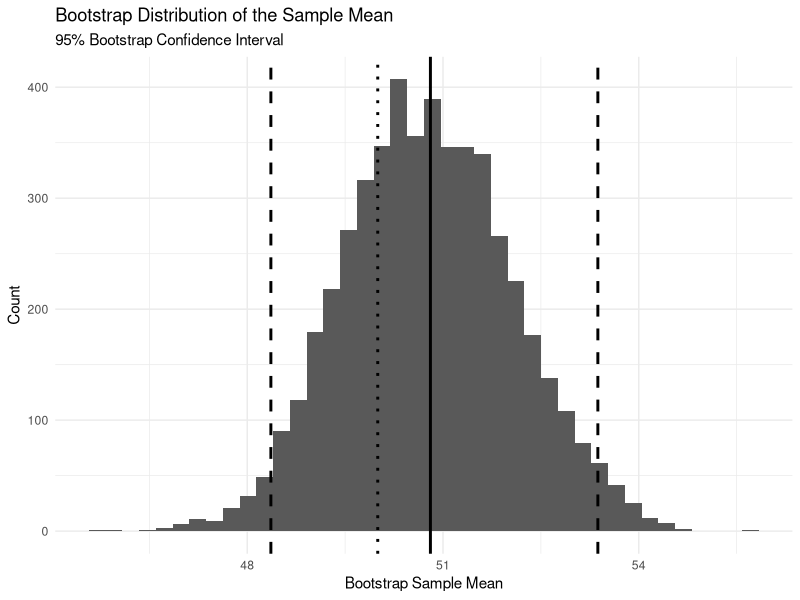
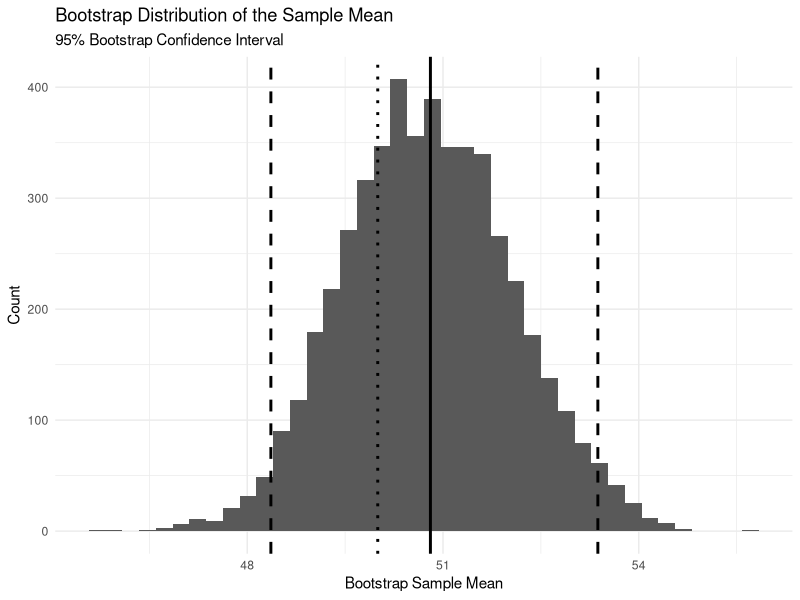

These charts were generated, in order, by the following R code:
# ============================================================
# Blog 8: Bootstrap Confidence Interval
# ============================================================


# ------------------------------------------------------------
# 1. Project paths
# ------------------------------------------------------------

project_path <- if (basename(getwd()) == "code") {
  normalizePath("..", winslash = "/", mustWork = FALSE)
} else {
  normalizePath(".", winslash = "/", mustWork = FALSE)
}

figure_path <- file.path(
  project_path,
  "figure"
)

if (!dir.exists(figure_path)) {
  dir.create(
    figure_path,
    recursive = TRUE
  )
}


# ------------------------------------------------------------
# 2. Load packages
# ------------------------------------------------------------

library(ggplot2)


# ============================================================
# 3. General parameters
# ============================================================

set.seed(123)

population_mean <- 50
population_sd <- 10

sample_size <- 50

n_bootstrap <- 5000

confidence_level <- 0.95


# ============================================================
# 4. Bootstrap Confidence Interval
# ============================================================

# Generate a large population

population <- rnorm(
  100000,
  mean = population_mean,
  sd = population_sd
)


# Draw one sample from the population

sample_data <- sample(
  population,
  size = sample_size,
  replace = FALSE
)


# Calculate the sample mean

sample_mean <- mean(
  sample_data
)

print(sample_mean)


# ------------------------------------------------------------
# 4.1 Repeated bootstrap resampling
# ------------------------------------------------------------

bootstrap_means <- numeric(
  n_bootstrap
)


for (i in 1:n_bootstrap) {
  
  bootstrap_sample <- sample(
    sample_data,
    size = sample_size,
    replace = TRUE
  )
  
  bootstrap_means[i] <- mean(
    bootstrap_sample
  )
}


# ------------------------------------------------------------
# 4.2 Construct the confidence interval
# ------------------------------------------------------------

alpha <- 1 - confidence_level

bootstrap_ci <- quantile(
  bootstrap_means,
  probs = c(
    alpha / 2,
    1 - alpha / 2
  )
)

print(bootstrap_ci)


# ------------------------------------------------------------
# 4.3 Store bootstrap results
# ------------------------------------------------------------

bootstrap_df <- data.frame(
  bootstrap_mean = bootstrap_means
)


# ------------------------------------------------------------
# 4.4 Plot bootstrap distribution
# ------------------------------------------------------------

bootstrap_plot <- ggplot(
  bootstrap_df,
  aes(x = bootstrap_mean)
) +
  geom_histogram(
    bins = 40
  ) +
  geom_vline(
    xintercept = sample_mean,
    linewidth = 1
  ) +
  geom_vline(
    xintercept = bootstrap_ci[1],
    linetype = "dashed",
    linewidth = 1
  ) +
  geom_vline(
    xintercept = bootstrap_ci[2],
    linetype = "dashed",
    linewidth = 1
  ) +
  geom_vline(
    xintercept = population_mean,
    linetype = "dotted",
    linewidth = 1
  ) +
  labs(
    title = "Bootstrap Distribution of the Sample Mean",
    subtitle = paste0(
      round(confidence_level * 100),
      "% Bootstrap Confidence Interval"
    ),
    x = "Bootstrap Sample Mean",
    y = "Count"
  ) +
  theme_minimal()


print(bootstrap_plot)


# Save the figure

ggsave(
  filename = file.path(
    figure_path,
    "bootstrap_distribution.png"
  ),
  plot = bootstrap_plot,
  width = 8,
  height = 5,
  dpi = 300
)
